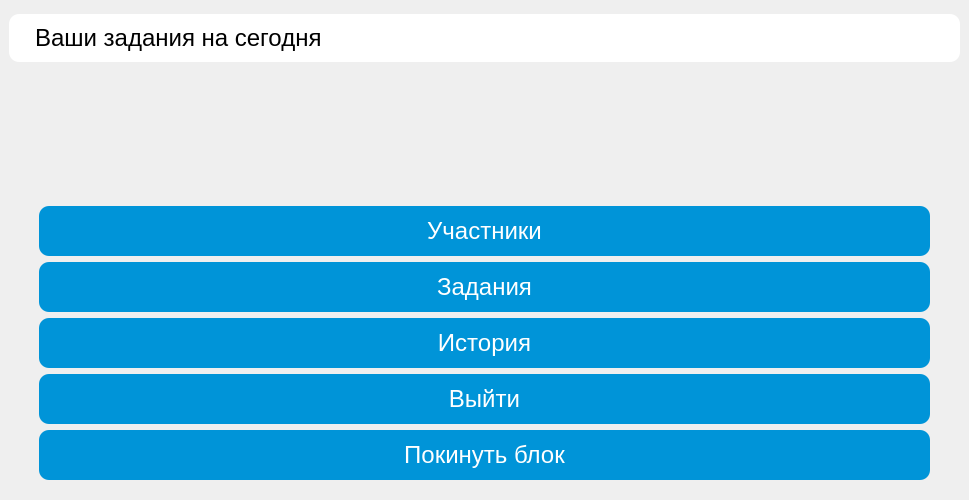
<?xml version="1.0" encoding="UTF-8"?>
<ui version="4.0">
 <class>MainWindow</class>
 <widget class="QMainWindow" name="MainWindow">
  <property name="geometry">
   <rect>
    <x>0</x>
    <y>0</y>
    <width>969</width>
    <height>500</height>
   </rect>
  </property>
  <property name="minimumSize">
   <size>
    <width>500</width>
    <height>500</height>
   </size>
  </property>
  <property name="windowTitle">
   <string>MainWindow</string>
  </property>
  <property name="styleSheet">
   <string notr="true">background-image: url('png/clouds.jpg');
background-repeat: no-repeat;
background-position: center;
background-size: cover;</string>
  </property>
  <widget class="QWidget" name="main_widget">
   <property name="minimumSize">
    <size>
     <width>600</width>
     <height>0</height>
    </size>
   </property>
   <property name="styleSheet">
    <string notr="true">background: transparent;
</string>
   </property>
   <layout class="QVBoxLayout" name="verticalLayout_2" stretch="0,5,3">
    <property name="topMargin">
     <number>14</number>
    </property>
    <property name="bottomMargin">
     <number>20</number>
    </property>
    <item>
     <widget class="QLabel" name="label">
      <property name="font">
       <font>
        <family>Arial</family>
        <pointsize>18</pointsize>
       </font>
      </property>
      <property name="styleSheet">
       <string notr="true">Background: white;
border-radius: 10px;
 padding: 10px 20px;</string>
      </property>
      <property name="text">
       <string>Ваши задания на сегодня</string>
      </property>
     </widget>
    </item>
    <item>
     <widget class="QScrollArea" name="scroll_area">
      <property name="sizePolicy">
       <sizepolicy hsizetype="Expanding" vsizetype="Expanding">
        <horstretch>0</horstretch>
        <verstretch>0</verstretch>
       </sizepolicy>
      </property>
      <property name="minimumSize">
       <size>
        <width>0</width>
        <height>0</height>
       </size>
      </property>
      <property name="widgetResizable">
       <bool>true</bool>
      </property>
      <widget class="QWidget" name="scroll_widget">
       <property name="geometry">
        <rect>
         <x>0</x>
         <y>0</y>
         <width>945</width>
         <height>16</height>
        </rect>
       </property>
       <property name="sizePolicy">
        <sizepolicy hsizetype="Preferred" vsizetype="Fixed">
         <horstretch>0</horstretch>
         <verstretch>0</verstretch>
        </sizepolicy>
       </property>
       <property name="maximumSize">
        <size>
         <width>16777215</width>
         <height>16777215</height>
        </size>
       </property>
      </widget>
     </widget>
    </item>
    <item>
     <layout class="QVBoxLayout" name="verticalLayout">
      <property name="leftMargin">
       <number>30</number>
      </property>
      <property name="rightMargin">
       <number>30</number>
      </property>
      <item>
       <widget class="QPushButton" name="users_button">
        <property name="minimumSize">
         <size>
          <width>0</width>
          <height>50</height>
         </size>
        </property>
        <property name="font">
         <font>
          <family>Arial</family>
          <pointsize>18</pointsize>
         </font>
        </property>
        <property name="styleSheet">
         <string notr="true">QPushButton {
    background: rgb(0, 148, 216);
    color: white;
    border: none;
    border-radius: 10px;
    padding: 10px 20px;
}
QPushButton:hover {
    background: rgb(0, 120, 190); /* Цвет при наведении */
}
QPushButton:pressed {
    background: rgb(0, 100, 160); /* Цвет при нажатии */
}</string>
        </property>
        <property name="text">
         <string>Участники</string>
        </property>
       </widget>
      </item>
      <item>
       <widget class="QPushButton" name="tasks_button">
        <property name="minimumSize">
         <size>
          <width>0</width>
          <height>50</height>
         </size>
        </property>
        <property name="font">
         <font>
          <family>Arial</family>
          <pointsize>18</pointsize>
         </font>
        </property>
        <property name="styleSheet">
         <string notr="true">QPushButton {
    background: rgb(0, 148, 216);
    color: white;
    border: none;
    border-radius: 10px;
    padding: 10px 20px;
}
QPushButton:hover {
    background: rgb(0, 120, 190); /* Цвет при наведении */
}
QPushButton:pressed {
    background: rgb(0, 100, 160); /* Цвет при нажатии */
}</string>
        </property>
        <property name="text">
         <string>Задания</string>
        </property>
       </widget>
      </item>
      <item>
       <widget class="QPushButton" name="history_button">
        <property name="minimumSize">
         <size>
          <width>0</width>
          <height>50</height>
         </size>
        </property>
        <property name="font">
         <font>
          <family>Arial</family>
          <pointsize>18</pointsize>
         </font>
        </property>
        <property name="styleSheet">
         <string notr="true">QPushButton {
    background: rgb(0, 148, 216);
    color: white;
    border: none;
    border-radius: 10px;
    padding: 10px 20px;
}
QPushButton:hover {
    background: rgb(0, 120, 190); /* Цвет при наведении */
}
QPushButton:pressed {
    background: rgb(0, 100, 160); /* Цвет при нажатии */
}</string>
        </property>
        <property name="text">
         <string>История</string>
        </property>
       </widget>
      </item>
      <item>
       <widget class="QPushButton" name="exit_button">
        <property name="minimumSize">
         <size>
          <width>0</width>
          <height>50</height>
         </size>
        </property>
        <property name="font">
         <font>
          <family>Arial</family>
          <pointsize>18</pointsize>
         </font>
        </property>
        <property name="styleSheet">
         <string notr="true">QPushButton {
    background: rgb(0, 148, 216);
    color: white;
    border: none;
    border-radius: 10px;
    padding: 10px 20px;
}
QPushButton:hover {
    background: rgb(0, 120, 190); /* Цвет при наведении */
}
QPushButton:pressed {
    background: rgb(0, 100, 160); /* Цвет при нажатии */
}</string>
        </property>
        <property name="text">
         <string>Выйти</string>
        </property>
       </widget>
      </item>
      <item>
       <widget class="QPushButton" name="leave_button">
        <property name="minimumSize">
         <size>
          <width>0</width>
          <height>50</height>
         </size>
        </property>
        <property name="font">
         <font>
          <family>Arial</family>
          <pointsize>18</pointsize>
         </font>
        </property>
        <property name="styleSheet">
         <string notr="true">QPushButton {
    background: rgb(0, 148, 216);
    color: white;
    border: none;
    border-radius: 10px;
    padding: 10px 20px;
}
QPushButton:hover {
    background: rgb(0, 120, 190); /* Цвет при наведении */
}
QPushButton:pressed {
    background: rgb(0, 100, 160); /* Цвет при нажатии */
}</string>
        </property>
        <property name="text">
         <string>Покинуть блок</string>
        </property>
       </widget>
      </item>
     </layout>
    </item>
   </layout>
  </widget>
 </widget>
 <resources/>
 <connections/>
</ui>
